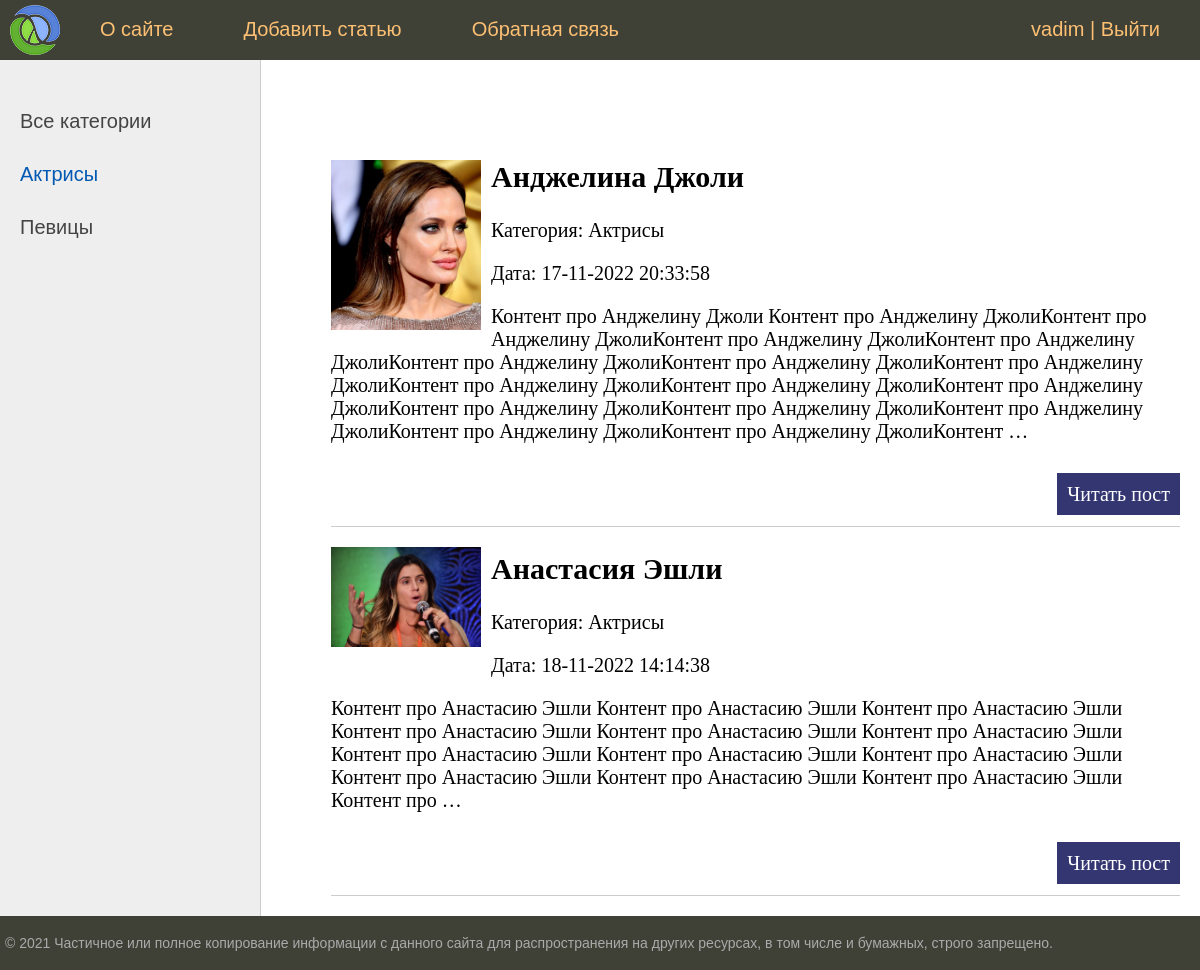
The app's page /category/aktrisy/ (signed in) with its own data.
### women/models.py (models this page shows, shortened)
class Category(models.Model):
    name = models.CharField(max_length=100, verbose_name="Название категории")
    slug = models.SlugField(max_length=255, unique=True, verbose_name="URL")
    class Meta:
        verbose_name = 'Категория'
        verbose_name_plural = 'Категории'
        ordering = ['id']
    def __str__(self):
        return self.name
    def get_absolute_url(self):
        return reverse('show_category', kwargs={'category_slug': self.slug})

class Women(models.Model):
    title = models.CharField(max_length=255, verbose_name="Заголовок")
    slug = models.SlugField(max_length=255, unique=True, verbose_name="URL")
    content = models.TextField(blank=True)
    photo = models.ImageField(upload_to="photos/%Y/%m/%d/", null=True, blank=True)
    time_create = models.DateTimeField(auto_now_add=True)
    time_update = models.DateTimeField(auto_now=True)
    is_published = models.BooleanField(default=True)
    category = models.ForeignKey('Category', on_delete=models.PROTECT, null=True)
    class Meta:
        verbose_name = 'Известные женщины'
        verbose_name_plural = 'Известные женщины'
        ordering = ['id']
    def get_absolute_url(self):
        return reverse('show_post', kwargs={'post_slug': self.slug})

### women/views.py (the view)
# urls.py: path('category/<slug:category_slug>/', WomenCategory.as_view(), name='show_category'),
class WomenCategory(DataMixin, ListView):
    model = Women
    template_name = 'women/index.html'
    context_object_name = 'posts'
    allow_empty = False
    def get_queryset(self):
        return Women.objects.filter(category__slug=self.kwargs['category_slug'], is_published=True)
    def get_context_data(self, *, object_list=None, **kwargs):
        context = super().get_context_data(**kwargs)
        c_def = self.get_user_context(title="Категория - " + str(context['posts'][0].category),
                                      category_selected=context['posts'][0].category_id)
        context = dict(list(context.items()) + list(c_def.items()))
        return context

### women/utils.py (called while the page is built)
    def get_user_context(self, **kwargs):
        context = kwargs
        cats = Category.objects.annotate(Count('women'))
        user_menu = menu.copy()
        if not self.request.user.is_authenticated:
            user_menu.pop(1)
        context['menu'] = user_menu
        context['category'] = cats
        if 'category_selected' not in context:
            context['category_selected'] = 0
        return context

### women/templates/women/index.html (shortened to what this page needs)
{% extends 'women/base.html' %}
{% block content %}
<ul class="list-articles">
	{% for p in posts %}
			{% if p.photo %}
				<p><img class="img-article-left thumb" src="{{p.photo.url}}"></p>
			{% endif %}
			<li><h2>{{p.title}}</h2>
			<p class="first">Категория: {{ p.category }}</p>
			<p class="last">Дата: {{ p.time_update| date:"d-m-Y H:i:s" }}</p>
	{{p.content|linebreaks|truncatewords:50}}
			<p class="link-read-post"><a href="{{ p.get_absolute_url }}">Читать пост</a></p>
			</li>
	{% endfor %}
</ul>
{% endblock %}

### women/templates/women/base.html (shortened to what this page needs)
{% load static %}
{% load women_tags %}
<!DOCTYPE html>
<html>
<head>
	<link type="text/css" href="{% static 'women/css/styles.css' %}" rel="stylesheet" />
</head>
<body>
<table class="table-page" border=0 cellpadding="0" cellspacing="0">
<tr><td valign=top>
{% block mainmenu %}
		<div class="header">
			<ul id="mainmenu" class="mainmenu">
			<li class="logo"><a href="{% url 'home' %}"><div class="logo"></div></a></li>
{% for m in menu %}
				<li><a href="{% url m.url_name %}">{{m.title}}</a></li>
{% endfor %}
				{% if request.user.is_authenticated %}
				<li class="last"> {{ user.username }} | <a href="{% url 'logout' %}">Выйти</a></li>
				{% else %}
				<li class="last"><a href="{% url 'register' %}">Регистрация</a> | <a href="{% url 'login' %}">Войти</a></li>
				{% endif %}
			</ul>
		</div>
{% endblock mainmenu %}
<table class="table-content" border=0 cellpadding="0" cellspacing="0">
<tr>
	<td valign="top" class="left-chapters">
	<ul id="leftchapters">
		{% if category_selected == 0 %}
			<li class="selected">Все категории</li>
		{% else %}
			<li><a href="{% url 'home' %}">Все категории</a></li>
		{% endif %}
		{% for c in category %}
		{% if c.women__count > 0 %}
			{% if c.pk == category_selected %}
				<li class="selected">{{c.name}}</li>
			{% else %}
				<li><a href="{{c.get_absolute_url}}">{{c.name}}</a></li>
			{% endif %}
		{% endif %}
		{% endfor %}
	</ul>
</td>
<td valign="top" class="content">
	<div class="content-text">
{% block content %}
{% endblock %}
	</div>
</td></tr></table>
</td></tr>
<tr><td valign=top>
	<div id="footer">
		<p>&copy; 2021 Частичное или полное копирование информации с данного сайта для распространения на других ресурсах, в том числе и бумажных, строго запрещено.</p>
	</div>
</td></tr></table>
</body>
</html>

### women/static/women/css/styles.css (style rules this page uses)
html, body { font-family: 'Arial'; margin: 0; padding: 0; height: 100%; width: 100%; color: #444; }
a { color: #0059b2; text-decoration: none; }
img { max-width: 600px; height: auto; }
img.img-article-left { max-width: 300px; height: auto; float: left; padding: 0 10px 10px 0; }
img.img-article-left.thumb { max-width: 150px; height: auto; }
p.link-read-post { text-align: right; }
p.link-read-post a { padding: 10px; min-width: 100px; background: #333671; color: #fff; text-decoration: none; }
ul.list-articles { list-style: none; margin: 0; padding: 0; }
ul.list-articles li { border-bottom: 1px solid #ccc; }
.table-page { width: 100%; height: 100%; vertical-align: top; }
.table-page tr { height: 100%; }
.header { background: #3F4137; height: 60px; }
.logo { background: url('../images/logo.png') no-repeat 10px 5px; width: 70px; height: 60px; }
ul.mainmenu { list-style: none; margin: 0; padding: 0; height: 60px; color: #fdc073; font-size: 20px; overflow: hidden; }
ul.mainmenu li { float: left; margin: 18px 40px 0 30px; }
ul.mainmenu li.logo { margin: 0; }
ul.mainmenu li.last { float: right; }
ul.mainmenu li a { color: #fdc073; text-decoration: none; }
.table-content { width: 100%; min-height: 100%; height: 100%; }
.left-chapters { margin: 0; background: #eee; border-right: 1px solid #ccc; min-height: 100%; }
.left-chapters ul { width: 230px; min-height: 100%; margin: 0; padding: 20px 10px 10px 20px; list-style: none; font-size: 20px; }
.left-chapters ul li { margin: 30px 0 0 0; color: #999; }
.left-chapters ul li.selected { color: #0059b2; }
.left-chapters ul li a { color: #444; text-decoration: none; }
.content { padding: 40px 20px 20px 40px; width: 100%; box-sizing: border-box; }
.content-text { margin: 60px 0 0 30px; color: #000; font-size: 20px; font-family: Yandex Sans Display Light; }
#footer { box-sizing: border-box; background: #3F4137; padding: 5px; color: #aaa; font-size: 14px; font-family: Verdana, Geneva, Arial, Helvetica; text-align: left; overflow: hidden; }

### records on screen
Category: name "Актрисы"
Category: name "Певицы"
Women: photo (picture), title "Анджелина Джоли", category "Актрисы", time_update "17-11-2022 20:33:58", content "Контент про Анджелину Джоли Контент про Анджелину ДжолиКонтент про Анджелину ДжолиКонтент про Анджелину ДжолиКонтент про Анджелину ДжолиКонтент про Анджелину ДжолиКонтент про Анджелину ДжолиКонтент про Анджелину ДжолиКонтент про Анджелину ДжолиКонтент про Анджелину ДжолиКонтент про Анджелину ДжолиКонтент про Анджелину ДжолиКонтент про Анджелину ДжолиКонтент про Анджелину ДжолиКонтент про Анджелину ДжолиКонтент про Анджелину ДжолиКонтент …"
Women: photo (picture), title "Анастасия Эшли", category "Актрисы", time_update "18-11-2022 14:14:38", content "Контент про Анастасию Эшли Контент про Анастасию Эшли Контент про Анастасию Эшли Контент про Анастасию Эшли Контент про Анастасию Эшли Контент про Анастасию Эшли Контент про Анастасию Эшли Контент про Анастасию Эшли Контент про Анастасию Эшли Контент про Анастасию Эшли Контент про Анастасию Эшли Контент про Анастасию Эшли Контент про …"

### other values on screen
{{ m.title }} "О сайте" "Добавить статью" "Обратная связь"
{{ user.username }} "vadim"
